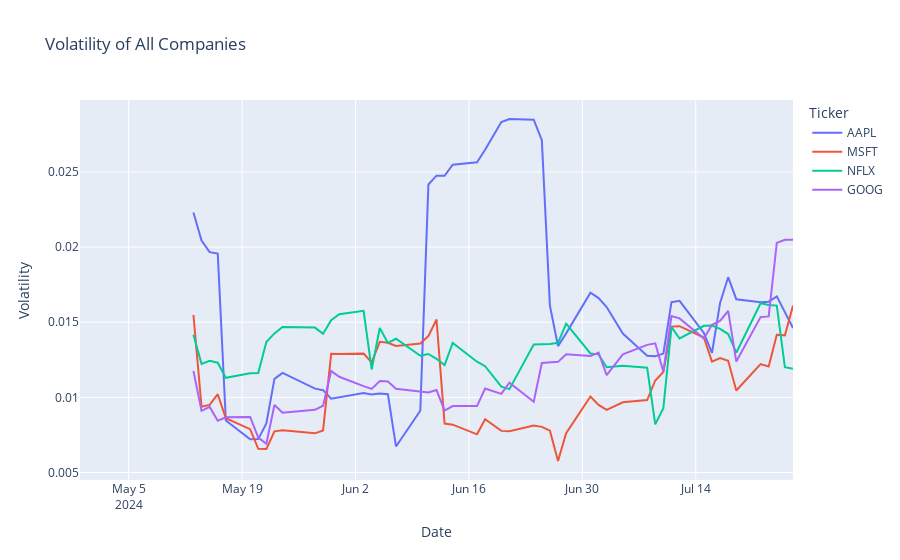

Here is the notebook cell this chart was saved with:
### Code cell
df['Volatility'] = df.groupby('Ticker')['Close'].pct_change().rolling(window=10).std().reset_index(0, drop=True)
fig = px.line(df, x='Date', y='Volatility', 
              color='Ticker', 
              title='Volatility of All Companies')
fig.show('vscode')
